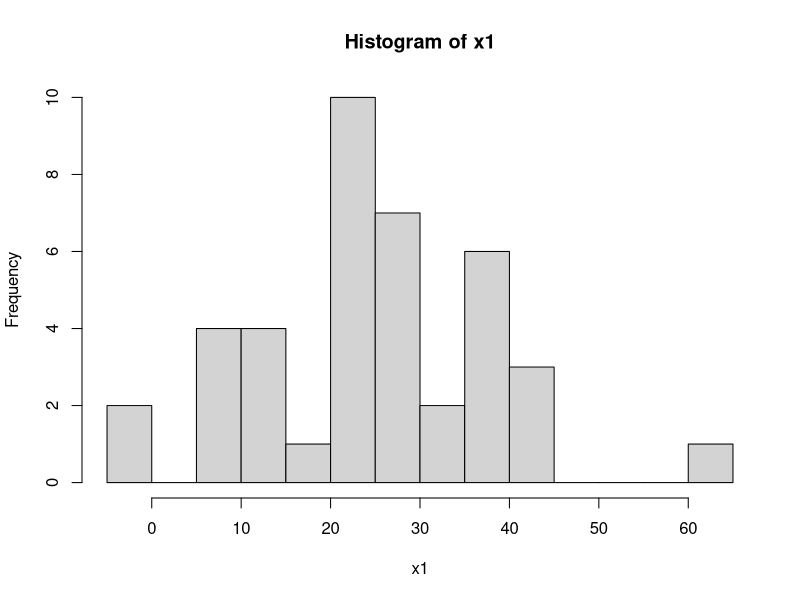
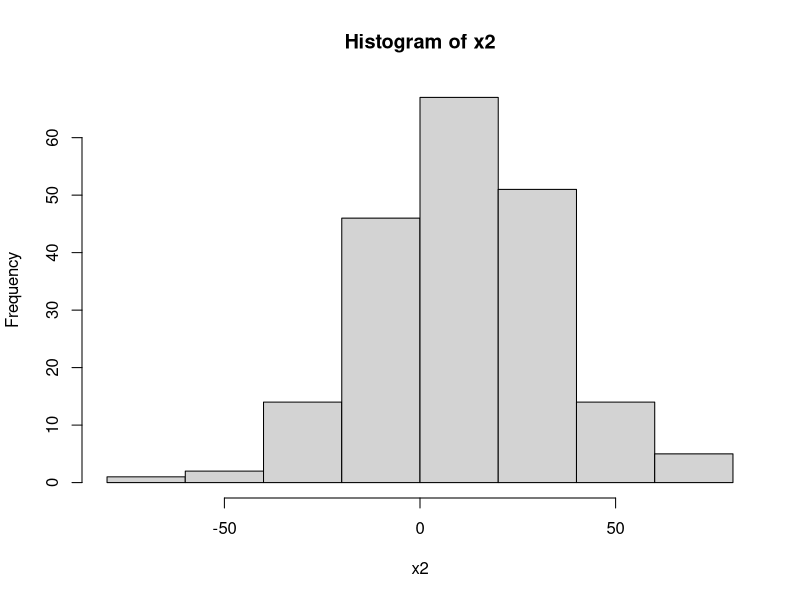
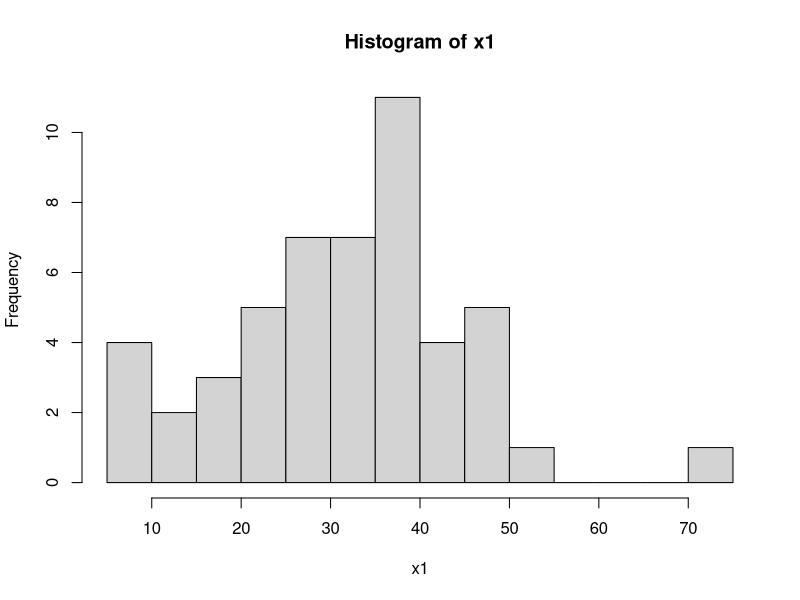
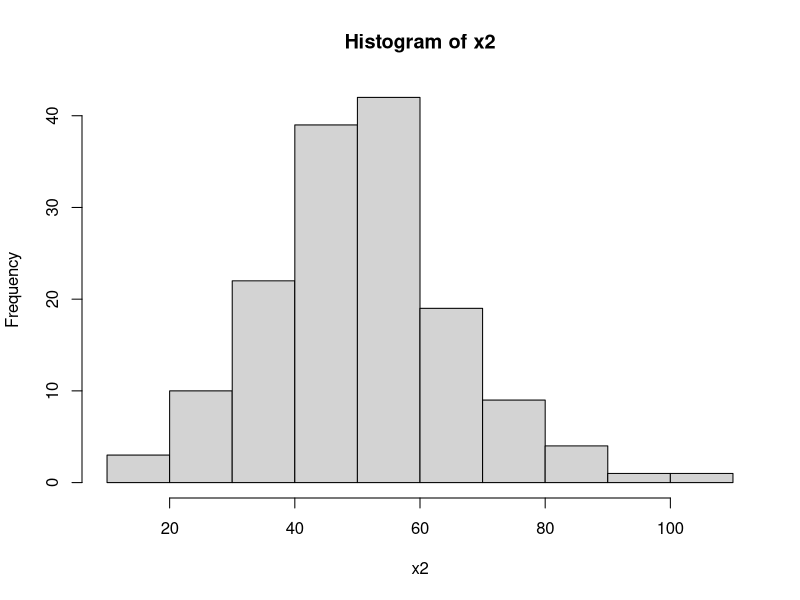
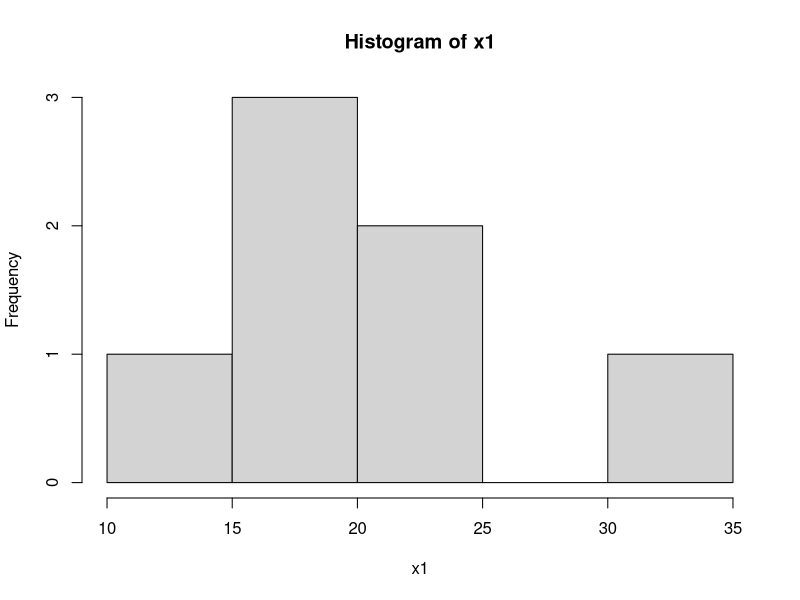
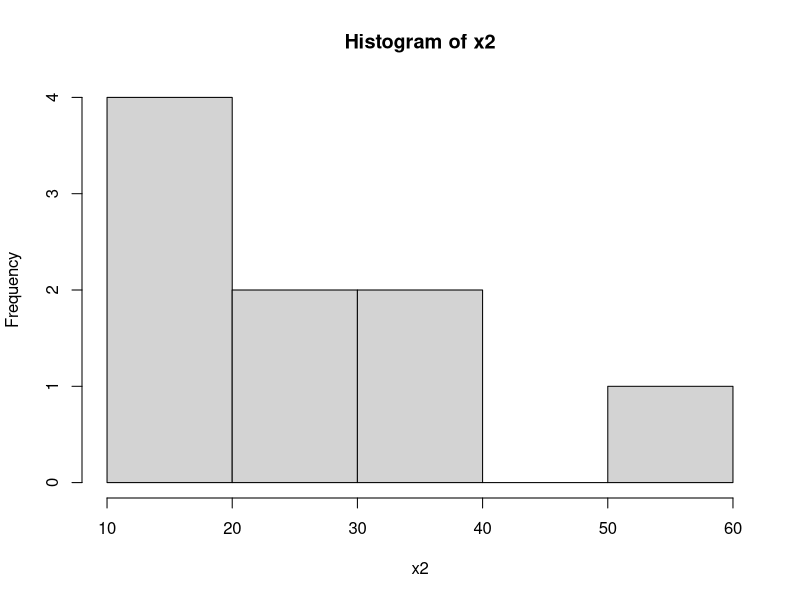

Write R code to recreate these figures, in order.
## ---- chunk 1
knitr::opts_chunk$set(echo = TRUE)
knitr::opts_knit$set(root.dir = 'd:/Code/University/Mag_1sem/R/Labs/Second_lab/')
## ---- chunk 2
x1 <- rnorm(40, mean=25, sd=14)
hist(x1, breaks=10)
## ---- chunk 3
x2 <- rnorm(200, mean=10, sd=25)
hist(x2, breaks=10)
## ---- chunk 4
t.test(x1, x2)
## ---- chunk 5
var.test(x1, x2)
## ---- chunk 6
x1 <- rnorm(50, mean=33, sd=15)
hist(x1, breaks=10)
## ---- chunk 7
x2 <- rnorm(150, mean=50, sd=15)
hist(x2, breaks=10)
## ---- chunk 8
t.test(x1, x2)
## ---- chunk 9
t.test(x1, x2, var.equal=T)
## ---- chunk 10
x1 <- rnorm(7, mean=20, sd=10)
hist(x1)
## ---- chunk 11
x2 <- rnorm(9, mean=30, sd=10)
hist(x2)
## ---- chunk 12
wilcox.test(x1, x2, paired=F, alternative="two.sided", conf.lelvel=0.95)
